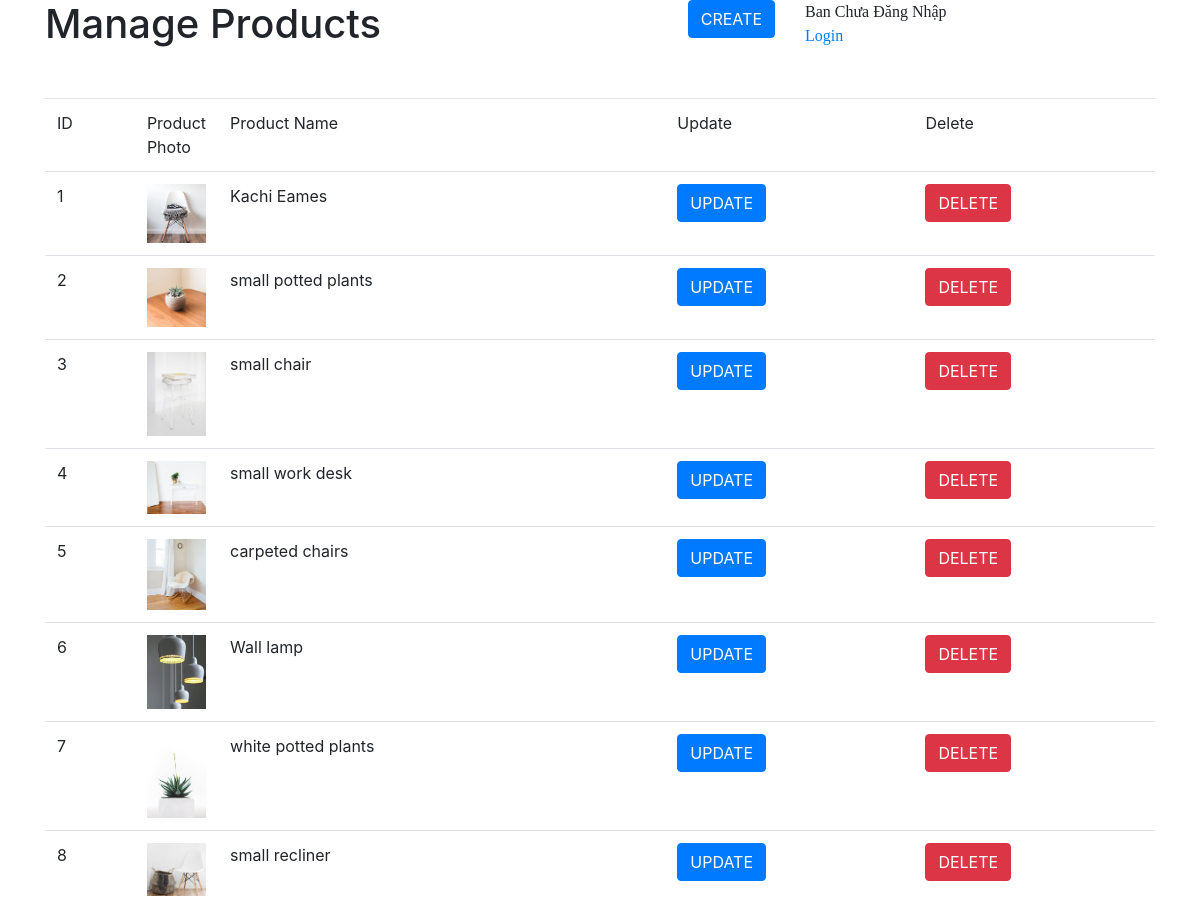
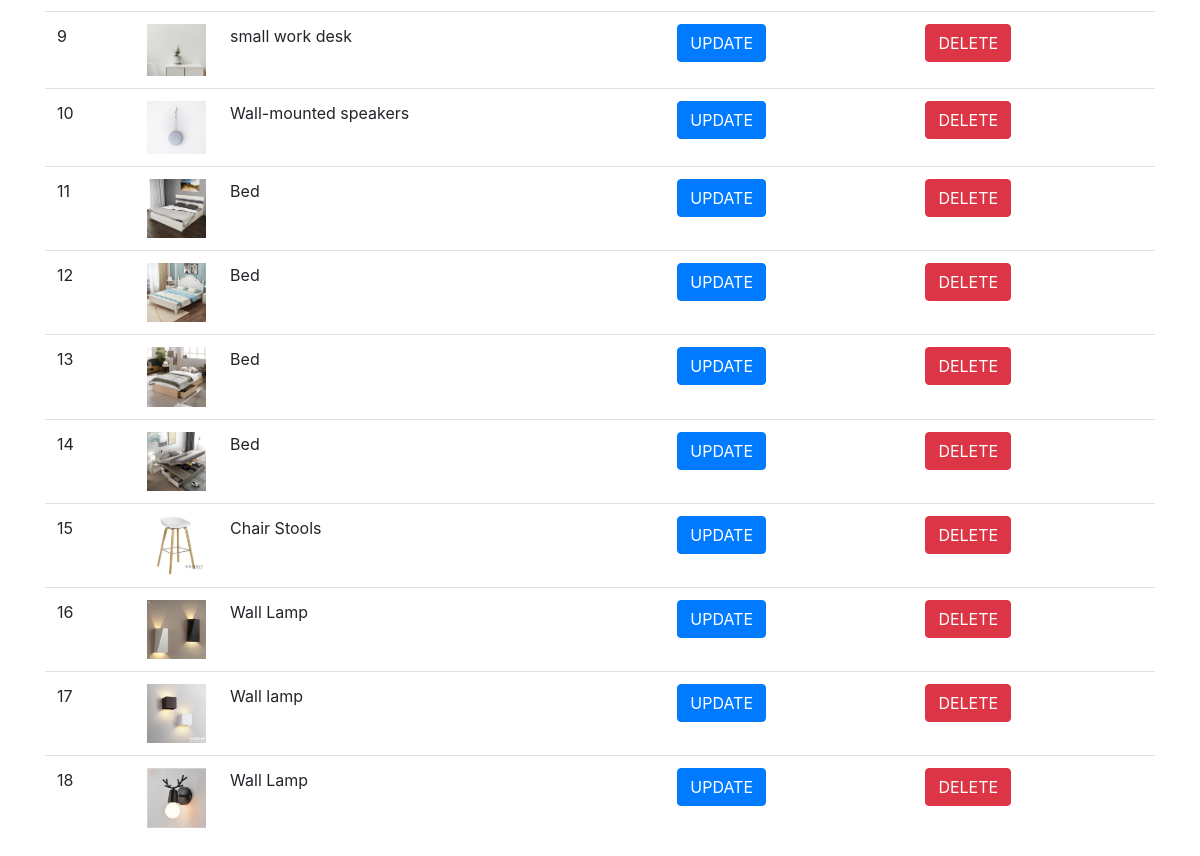
/manager.php, run on the app's committed database (2 pictures, top to bottom).
### tables this page shows
CREATE TABLE IF NOT EXISTS `products` (
  `id` int(11) NOT NULL AUTO_INCREMENT,
  `product_name` text NOT NULL,
  `product_price` decimal(10,0) NOT NULL,
  `product_img` text NOT NULL,
  `product_description` text NOT NULL,
  `created_at` date DEFAULT NULL,
  PRIMARY KEY (`id`)
);

### app/models/Db.php (called while the page is built, shortened)
<?php
class Db
{
    public static $connection = NULL;
    public function __construct()
    {
        if(!self::$connection) {
            self::$connection = new mysqli(DB_HOST, DB_USER, DB_PASS, DB_NAME,DB_PORT);
            self::$connection->set_charset('utf8mb4');
        }
        return self::$connection;
    }
    public function select($sql)
    {
        $sql->execute();
        $items = $sql->get_result()->fetch_all(MYSQLI_ASSOC);
        return $items;
    }
}

### app/models/ProductModel.php (called while the page is built, shortened)
<?php
class ProductModel extends Db
{
    public function getProducts()
    {
        $sql = parent::$connection->prepare("SELECT * FROM products");
        return parent::select($sql);
    }
}

### manager.php (the view, shortened to what this page needs)
<?php
$productModel = new ProductModel();
$productList = $productModel->getProducts();
?>
<!DOCTYPE html>
<html lang="en">
<head>
    <link rel="stylesheet" href="https://cdn.jsdelivr.net/npm/bootstrap@4.5.3/dist/css/bootstrap.min.css">
</head>
<body>
    <div class="container">
        <div class="row">
            <div class="col-4">
                <h1>Manage Products</h1>
            </div>
            <div class="col-4 text-right">
                <a href="createproduct.php" class="btn btn-primary">CREATE</a>
            </div>
             <div class="col-4 dangnhap">
                <?php
                if (isset($_SESSION['username']) && $_SESSION['username']) { ?>
                    <li class="active">Xin Chào <?php echo $_SESSION['username'] ?></li>
                    <a href="logout.php">
                        <li>Logout</li>
                    </a>
                <?php
                } else { ?>
                    <li>Ban Chưa Đăng Nhập</li>
                    <a href="login.php">
                        <li>Login</li>
                    </a>
                <?php
                }
                ?>
            </div>
        </div>
        <table class="table">
            <thead>
                <td>ID</td>
                <td style="width: 50px;">Product Photo</td>
                <td>Product Name</td>
                <td>Update</td>
                <td>Delete</td>
            </thead>
            <?php
            foreach ($productList as $item) {
            ?>
                <tr>
                    <td><?php echo $item['id'] ?></td>
                    <?php
                    $maintphoto = explode(',', $item['product_img']);
                    ?>
                    <td><img src="img/bg-img/<?php echo $maintphoto[0] ?>" class="img-fluid" alt="..."></td>
                    <td><?php echo $item['product_name'] ?></td>
                    <td><a href="updateproduct.php?id=<?php echo $item['id'] ?>" class="btn btn-primary">UPDATE</a></td>
                    <td>
                        <form action="manager.php" method="post" onsubmit="return confirm('xoa khong?')">
                            <button type="submit" name="delete" class="btn btn-danger">DELETE</button>
                        </form>
                    </td>
                </tr>
            <?php
            }
            ?>
        </table>
    </div>
</body>
</html>

### manager.php (style rules this page uses)
.dangnhap li { list-style: none; }
.dangnhap { margin-bottom: 50px; font-family: Georgia, Times, 'Times New Roman', serif; }
.dangnhap a { font-size: 1rem; }

### data on the page
products: id "1", product_img (picture), product_name "Kachi Eames"
products: id "2", product_img (picture), product_name "small potted plants"
products: id "3", product_img (picture), product_name "small chair"
products: id "4", product_img (picture), product_name "small work desk"
products: id "5", product_img (picture), product_name "carpeted chairs"
products: id "6", product_img (picture), product_name "Wall lamp"
products: id "7", product_img (picture), product_name "white potted plants"
products: id "8", product_img (picture), product_name "small recliner"
products: id "9", product_img (picture), product_name "small work desk"
products: id "10", product_img (picture), product_name "Wall-mounted speakers"
products: id "11", product_img (picture), product_name "Bed"
products: id "12", product_img (picture), product_name "Bed"
products: id "13", product_img (picture), product_name "Bed"
products: id "14", product_img (picture), product_name "Bed"
products: id "15", product_img (picture), product_name "Chair Stools"
products: id "16", product_img (picture), product_name "Wall Lamp"
products: id "17", product_img (picture), product_name "Wall lamp"
products: id "18", product_img (picture), product_name "Wall Lamp"
